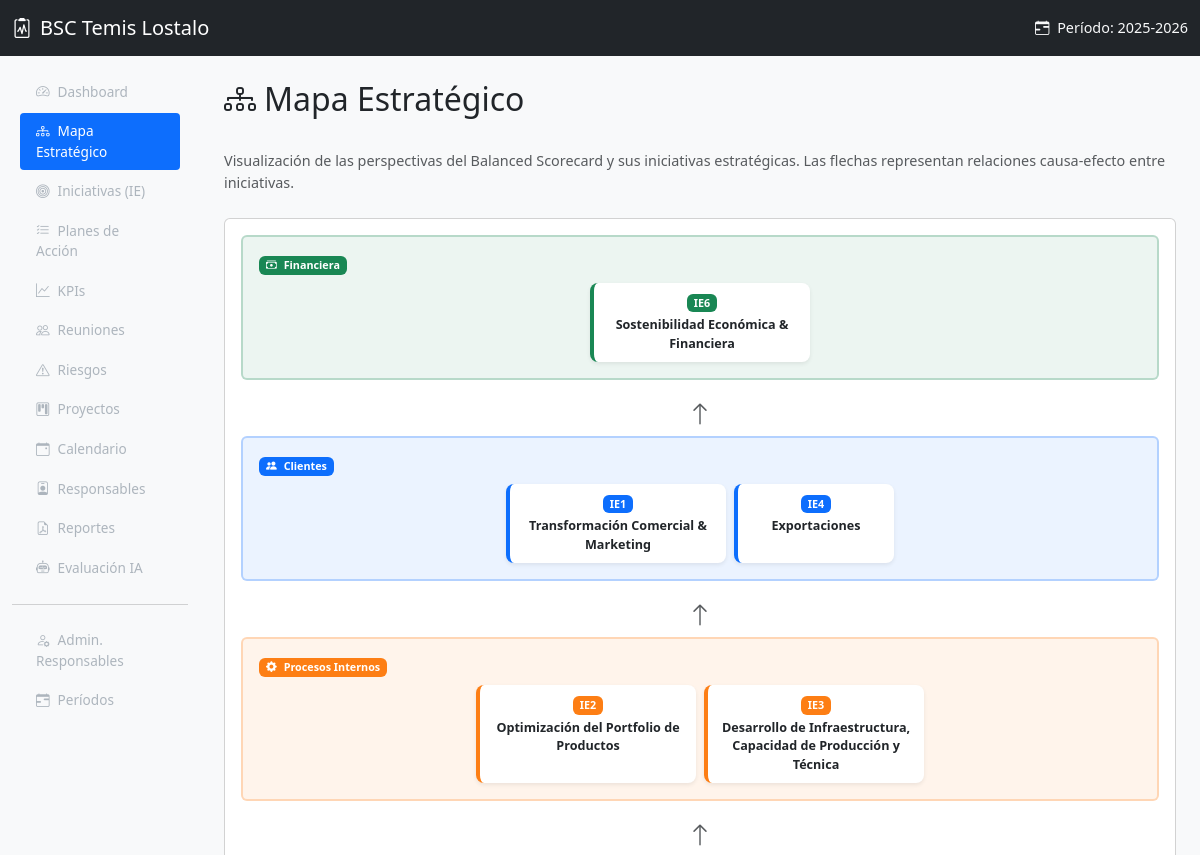
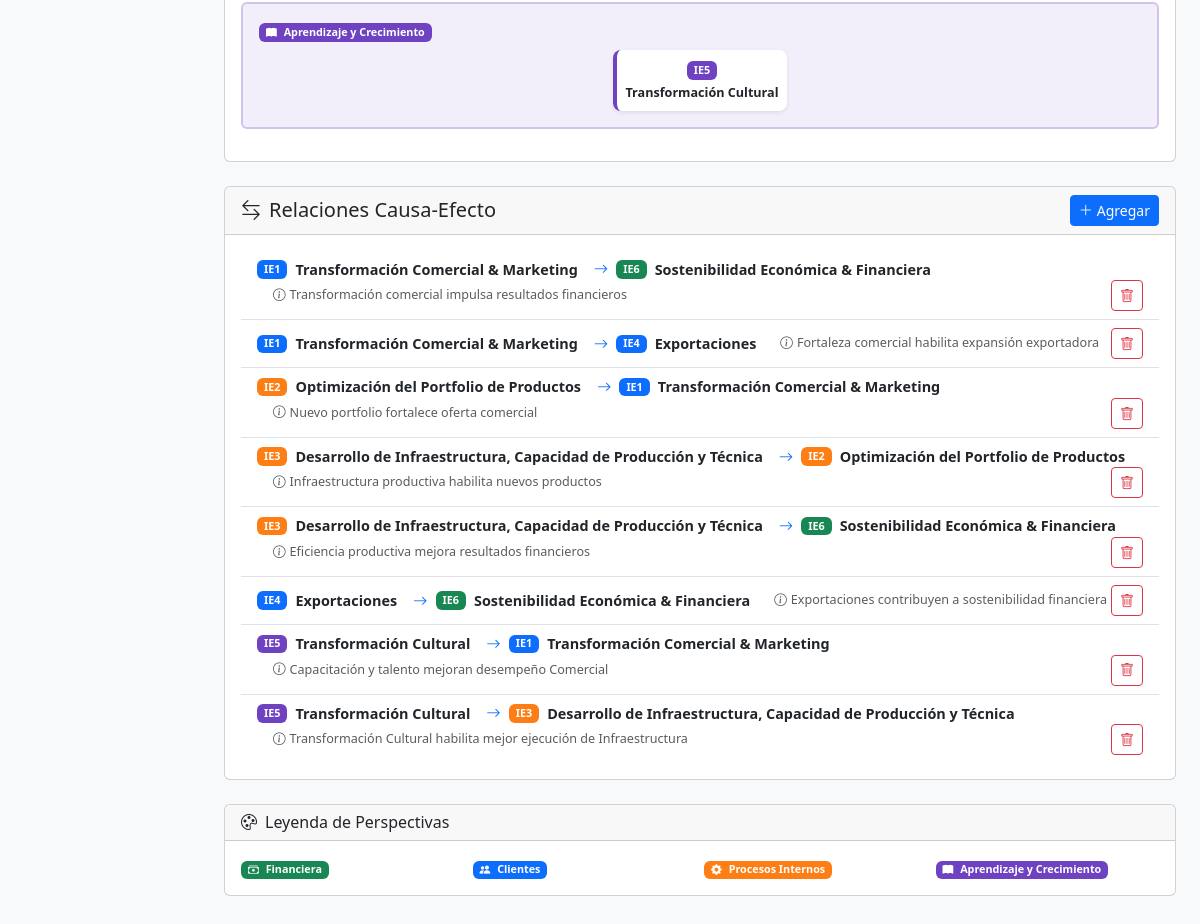
Page /index.php?page=mapa on the committed database (2 pictures, top to bottom).
### tables this page shows
CREATE TABLE periodos_estrategicos (
    id INT AUTO_INCREMENT PRIMARY KEY,
    nombre VARCHAR(100) NOT NULL,
    fecha_inicio DATE NOT NULL,
    fecha_fin DATE NOT NULL,
    activo TINYINT(1) DEFAULT 0,
    created_at TIMESTAMP DEFAULT CURRENT_TIMESTAMP
);

CREATE TABLE perspectivas (
    id INT AUTO_INCREMENT PRIMARY KEY,
    nombre VARCHAR(100) NOT NULL,
    color VARCHAR(7) NOT NULL DEFAULT '#0d6efd',
    icono VARCHAR(50) DEFAULT NULL,
    orden INT NOT NULL DEFAULT 0
);

CREATE TABLE iniciativas_estrategicas (
    id INT AUTO_INCREMENT PRIMARY KEY,
    perspectiva_id INT NOT NULL,
    periodo_id INT DEFAULT NULL,
    codigo VARCHAR(10) NOT NULL,
    nombre VARCHAR(200) NOT NULL,
    descripcion TEXT,
    orden INT NOT NULL DEFAULT 0,
    FOREIGN KEY (perspectiva_id) REFERENCES perspectivas(id) ON DELETE CASCADE,
    FOREIGN KEY (periodo_id) REFERENCES periodos_estrategicos(id) ON DELETE SET NULL
);

CREATE TABLE relaciones_causa_efecto (
    id INT AUTO_INCREMENT PRIMARY KEY,
    iniciativa_origen_id INT NOT NULL,
    iniciativa_destino_id INT NOT NULL,
    descripcion VARCHAR(200) DEFAULT NULL,
    FOREIGN KEY (iniciativa_origen_id) REFERENCES iniciativas_estrategicas(id) ON DELETE CASCADE,
    FOREIGN KEY (iniciativa_destino_id) REFERENCES iniciativas_estrategicas(id) ON DELETE CASCADE
);

### includes/functions.php (called while the page is built, shortened)
<?php
function sanitize($input) {
    return htmlspecialchars(trim($input), ENT_QUOTES, 'UTF-8');
}
function activeNav($page, $current) {
    return ($page === $current) ? 'active' : '';
}
function getPeriodoActivo($pdo) {
    $stmt = $pdo->query("SELECT * FROM periodos_estrategicos WHERE activo = 1 LIMIT 1");
    return $stmt->fetch();
}

### views/mapa/index.php (the view, shortened to what this page needs)
<?php
require_once __DIR__ . '/../../models/Iniciativa.php';
$perspectivas = $pdo->query("SELECT * FROM perspectivas ORDER BY orden ASC")->fetchAll();
$iniciativas = $pdo->query("
    SELECT ie.*, p.nombre AS perspectiva_nombre, p.color AS perspectiva_color
    FROM iniciativas_estrategicas ie
    JOIN perspectivas p ON ie.perspectiva_id = p.id
    ORDER BY ie.orden ASC
")->fetchAll();
$ieByPerspectiva = [];
foreach ($iniciativas as $ie) {
    $ieByPerspectiva[$ie['perspectiva_id']][] = $ie;
}
$ieById = [];
foreach ($iniciativas as $ie) {
    $ieById[$ie['id']] = $ie;
}
$relaciones = $pdo->query("
    SELECT r.*,
           io.codigo AS origen_codigo, io.nombre AS origen_nombre,
           id2.codigo AS destino_codigo, id2.nombre AS destino_nombre
    FROM relaciones_causa_efecto r
    JOIN iniciativas_estrategicas io ON r.iniciativa_origen_id = io.id
    JOIN iniciativas_estrategicas id2 ON r.iniciativa_destino_id = id2.id
    ORDER BY io.orden ASC
")->fetchAll();
require_once __DIR__ . '/../layout/header.php';
?>
<div class="d-flex justify-content-between align-items-center mb-4">
    <h2><i class="bi bi-diagram-3 me-2"></i>Mapa Estrat&eacute;gico</h2>
</div>
<p class="text-muted mb-4">
    Visualizaci&oacute;n de las perspectivas del Balanced Scorecard y sus iniciativas estrat&eacute;gicas.
    Las flechas representan relaciones causa-efecto entre iniciativas.
</p>
<div class="card mb-4">
    <div class="card-body p-3">
        <?php foreach ($perspectivas as $persp): ?>
            <?php $iesPersp = $ieByPerspectiva[$persp['id']] ?? []; ?>
            <div class="mb-3 p-3 rounded position-relative"
                 style="background-color: <?= sanitize($persp['color']) ?>15; border: 2px solid <?= sanitize($persp['color']) ?>40; min-height: 100px;">
                <div class="mb-2">
                    <span class="badge" style="background-color: <?= sanitize($persp['color']) ?>;">
                        <i class="bi <?= sanitize($persp['icono'] ?? 'bi-circle') ?> me-1"></i>
                        <?= sanitize($persp['nombre']) ?>
                    </span>
                </div>
                <div class="row g-2 justify-content-center">
                    <?php if (!empty($iesPersp)): ?>
                        <?php foreach ($iesPersp as $ie): ?>
                            <div class="col-auto">
                                <a href="<?= BASE_URL ?>index.php?page=iniciativas&action=detalle&id=<?= (int)$ie['id'] ?>"
                                   class="text-decoration-none">
                                    <div class="card border-0 shadow-sm rounded-3 h-100"
                                         style="border-left: 4px solid <?= sanitize($ie['perspectiva_color']) ?> !important; min-width: 160px; max-width: 220px;">
                                        <div class="card-body p-2 text-center">
                                            <span class="badge mb-1" style="background-color: <?= sanitize($ie['perspectiva_color']) ?>;">
                                                <?= sanitize($ie['codigo']) ?>
                                            </span>
                                            <div class="small fw-semibold text-dark"><?= sanitize($ie['nombre']) ?></div>
                                        </div>
                                    </div>
                                </a>
                            </div>
                        <?php endforeach; ?>
                    <?php else: ?>
                        <div class="col-12 text-center text-muted small py-2">
                            Sin iniciativas en esta perspectiva
                        </div>
                    <?php endif; ?>
                </div>
            </div>
            <?php
            $lastPersp = end($perspectivas);
            if ($persp['id'] !== $lastPersp['id']):
            ?>
                <div class="text-center my-1">
                    <i class="bi bi-arrow-up fs-4 text-muted"></i>
                </div>
            <?php endif; ?>
        <?php endforeach; ?>
    </div>
</div>
<div class="card mb-4">
    <div class="card-header d-flex justify-content-between align-items-center">
        <h5 class="mb-0"><i class="bi bi-arrow-left-right me-2"></i>Relaciones Causa-Efecto</h5>
        <button class="btn btn-sm btn-primary" data-bs-toggle="collapse" data-bs-target="#nuevaRelacion">
            <i class="bi bi-plus-lg me-1"></i>Agregar
        </button>
    </div>
    <div class="card-body">
        <?php if (!empty($relaciones)): ?>
            <div class="list-group list-group-flush">
                <?php foreach ($relaciones as $rel): ?>
                    <?php
                    $origenColor = $ieById[$rel['iniciativa_origen_id']]['perspectiva_color'] ?? '#6c757d';
                    $destinoColor = $ieById[$rel['iniciativa_destino_id']]['perspectiva_color'] ?? '#6c757d';
                    ?>
                    <div class="list-group-item d-flex align-items-center flex-wrap">
                        <span class="badge me-2" style="background-color: <?= sanitize($origenColor) ?>;">
                            <?= sanitize($rel['origen_codigo']) ?>
                        </span>
                        <span class="fw-semibold me-2"><?= sanitize($rel['origen_nombre']) ?></span>
                        <i class="bi bi-arrow-right text-primary mx-2"></i>
                        <span class="badge me-2" style="background-color: <?= sanitize($destinoColor) ?>;">
                            <?= sanitize($rel['destino_codigo']) ?>
                        </span>
                        <span class="fw-semibold me-2"><?= sanitize($rel['destino_nombre']) ?></span>
                        <?php if (!empty($rel['descripcion'])): ?>
                            <small class="text-muted ms-md-3 mt-1 mt-md-0">
                                <i class="bi bi-info-circle me-1"></i><?= sanitize($rel['descripcion']) ?>
                            </small>
                        <?php endif; ?>
                        <form method="POST" action="<?= BASE_URL ?>index.php?page=mapa&action=eliminar_relacion&id=<?= $rel['id'] ?>"
                              class="ms-auto" onsubmit="return confirm('¿Eliminar esta relación?');">
                            <button type="submit" class="btn btn-sm btn-outline-danger" title="Eliminar">
                                <i class="bi bi-trash"></i>
                            </button>
                        </form>
                    </div>
                <?php endforeach; ?>
            </div>
        <?php endif; ?>
    </div>
</div>
<div class="card mb-4">
    <div class="card-header">
        <h6 class="mb-0"><i class="bi bi-palette me-2"></i>Leyenda de Perspectivas</h6>
    </div>
    <div class="card-body">
        <div class="row g-2">
            <?php foreach ($perspectivas as $persp): ?>
                <div class="col-md-3 col-6">
                    <span class="badge me-1" style="background-color: <?= sanitize($persp['color']) ?>;">
                        <i class="bi <?= sanitize($persp['icono'] ?? 'bi-circle') ?> me-1"></i>
                        <?= sanitize($persp['nombre']) ?>
                    </span>
                </div>
            <?php endforeach; ?>
        </div>
    </div>
</div>
<?php require_once __DIR__ . '/../layout/footer.php'; ?>

### views/layout/header.php (shortened to what this page needs)
<!DOCTYPE html>
<html lang="es">
<head>
    <link href="https://cdn.jsdelivr.net/npm/bootstrap@5.3.3/dist/css/bootstrap.min.css" rel="stylesheet">
    <link href="https://cdn.jsdelivr.net/npm/bootstrap-icons@1.11.3/font/bootstrap-icons.min.css" rel="stylesheet">
    <link href="<?= BASE_URL ?>assets/css/style.css" rel="stylesheet">
</head>
<body>
    <nav class="navbar navbar-dark bg-dark fixed-top">
        <div class="container-fluid">
            <a class="navbar-brand d-flex align-items-center" href="<?= BASE_URL ?>">
                <i class="bi bi-clipboard2-pulse me-2"></i>
                BSC Temis Lostalo
            </a>
            <?php if ($periodoActivo): ?>
                <span class="navbar-text text-light">
                    <i class="bi bi-calendar-range me-1"></i>
                    Período: <?= sanitize($periodoActivo['nombre']) ?>
                </span>
            <?php endif; ?>
        </div>
    </nav>
    <div class="container-fluid">
        <div class="row">
            <nav id="sidebar" class="col-md-2 d-md-block sidebar offcanvas-md offcanvas-start">
                <div class="offcanvas-body position-sticky pt-3">
                    <ul class="nav flex-column">
                        <li class="nav-item">
                            <a class="nav-link <?= activeNav('dashboard', $page) ?>" href="<?= BASE_URL ?>index.php?page=dashboard">
                                <i class="bi bi-speedometer2 me-2"></i>Dashboard
                            </a>
                        </li>
                        <li class="nav-item">
                            <a class="nav-link <?= activeNav('mapa', $page) ?>" href="<?= BASE_URL ?>index.php?page=mapa">
                                <i class="bi bi-diagram-3 me-2"></i>Mapa Estratégico
                            </a>
                        </li>
                        <li class="nav-item">
                            <a class="nav-link <?= activeNav('iniciativas', $page) ?>" href="<?= BASE_URL ?>index.php?page=iniciativas">
                                <i class="bi bi-bullseye me-2"></i>Iniciativas (IE)
                            </a>
                        </li>
                        <li class="nav-item">
                            <a class="nav-link <?= activeNav('planes', $page) ?>" href="<?= BASE_URL ?>index.php?page=planes">
                                <i class="bi bi-list-check me-2"></i>Planes de Acción
                            </a>
                        </li>
                        <li class="nav-item">
                            <a class="nav-link <?= activeNav('kpis', $page) ?>" href="<?= BASE_URL ?>index.php?page=kpis">
                                <i class="bi bi-graph-up me-2"></i>KPIs
                            </a>
                        </li>
                        <li class="nav-item">
                            <a class="nav-link <?= activeNav('reuniones', $page) ?>" href="<?= BASE_URL ?>index.php?page=reuniones">
                                <i class="bi bi-people me-2"></i>Reuniones
                            </a>
                        </li>
                        <li class="nav-item">
                            <a class="nav-link <?= activeNav('riesgos', $page) ?>" href="<?= BASE_URL ?>index.php?page=riesgos">
                                <i class="bi bi-exclamation-triangle me-2"></i>Riesgos
                            </a>
                        </li>
                        <li class="nav-item">
                            <a class="nav-link <?= activeNav('proyectos', $page) ?>" href="<?= BASE_URL ?>index.php?page=proyectos">
                                <i class="bi bi-kanban me-2"></i>Proyectos
                            </a>
                        </li>
                        <li class="nav-item">
                            <a class="nav-link <?= activeNav('calendario', $page) ?>" href="<?= BASE_URL ?>index.php?page=calendario">
                                <i class="bi bi-calendar-event me-2"></i>Calendario
                            </a>
                        </li>
                        <li class="nav-item">
                            <a class="nav-link <?= activeNav('responsables', $page) ?>" href="<?= BASE_URL ?>index.php?page=responsables">
                                <i class="bi bi-person-badge me-2"></i>Responsables
                            </a>
                        </li>
                        <li class="nav-item">
                            <a class="nav-link <?= activeNav('reportes', $page) ?>" href="<?= BASE_URL ?>index.php?page=reportes">
                                <i class="bi bi-file-earmark-pdf me-2"></i>Reportes
                            </a>
                        </li>
                        <li class="nav-item">
                            <a class="nav-link <?= activeNav('evaluacion', $page) ?>" href="<?= BASE_URL ?>index.php?page=evaluacion">
                                <i class="bi bi-robot me-2"></i>Evaluación IA
                            </a>
                        </li>
                        <hr class="text-muted">
                        <li class="nav-item">
                            <a class="nav-link <?= activeNav('admin_responsables', $page) ?>" href="<?= BASE_URL ?>index.php?page=admin_responsables">
                                <i class="bi bi-person-gear me-2"></i>Admin. Responsables
                            </a>
                        </li>
                        <li class="nav-item">
                            <a class="nav-link <?= activeNav('periodos', $page) ?>" href="<?= BASE_URL ?>index.php?page=periodos">
                                <i class="bi bi-calendar-range me-2"></i>Períodos
                            </a>
                        </li>
                    </ul>
                </div>
            </nav>
            <main class="col-md-10 ms-sm-auto px-md-4 main-content">

### assets/css/style.css (style rules this page uses)
body { font-size: 0.9rem; background-color: #f8f9fa; }
.main-content { margin-top: 56px; padding-top: 1.5rem; padding-bottom: 2rem; }
.sidebar { background-color: #212529; min-height: calc(100vh - 56px); margin-top: 56px; padding-top: 0; }
.sidebar .nav-link { color: #adb5bd; padding: 0.5rem 1rem; border-radius: 0.25rem; margin: 0.1rem 0.5rem; font-size: 0.85rem; }
.sidebar .nav-link.active { color: #fff; background-color: #0d6efd; }
.sidebar .nav-link i { width: 20px; text-align: center; }

### rows in the picture
periodos_estrategicos: nombre "2025-2026"
perspectivas: nombre "Financiera"
iniciativas_estrategicas: codigo "IE6", nombre "Sostenibilidad Económica & Financiera"
perspectivas: nombre "Clientes"
iniciativas_estrategicas: codigo "IE1", nombre "Transformación Comercial & Marketing"
iniciativas_estrategicas: codigo "IE4", nombre "Exportaciones"
perspectivas: nombre "Procesos Internos"
iniciativas_estrategicas: codigo "IE2", nombre "Optimización del Portfolio de Productos"
iniciativas_estrategicas: codigo "IE3", nombre "Desarrollo de Infraestructura, Capacidad de Producción y Técnica"
perspectivas: nombre "Aprendizaje y Crecimiento"
iniciativas_estrategicas: codigo "IE5", nombre "Transformación Cultural"
relaciones_causa_efecto: iniciativa_origen.codigo "IE1", iniciativa_origen.nombre "Transformación Comercial & Marketing", iniciativa_destino.codigo "IE6", iniciativa_destino.nombre "Sostenibilidad Económica & Financiera", descripcion "Transformación comercial impulsa resultados financieros"
relaciones_causa_efecto: iniciativa_origen.codigo "IE1", iniciativa_origen.nombre "Transformación Comercial & Marketing", iniciativa_destino.codigo "IE4", iniciativa_destino.nombre "Exportaciones", descripcion "Fortaleza comercial habilita expansión exportadora"
relaciones_causa_efecto: iniciativa_origen.codigo "IE2", iniciativa_origen.nombre "Optimización del Portfolio de Productos", iniciativa_destino.codigo "IE1", iniciativa_destino.nombre "Transformación Comercial & Marketing", descripcion "Nuevo portfolio fortalece oferta comercial"
relaciones_causa_efecto: iniciativa_origen.codigo "IE3", iniciativa_origen.nombre "Desarrollo de Infraestructura, Capacidad de Producción y Técnica", iniciativa_destino.codigo "IE2", iniciativa_destino.nombre "Optimización del Portfolio de Productos", descripcion "Infraestructura productiva habilita nuevos productos"
relaciones_causa_efecto: iniciativa_origen.codigo "IE3", iniciativa_origen.nombre "Desarrollo de Infraestructura, Capacidad de Producción y Técnica", iniciativa_destino.codigo "IE6", iniciativa_destino.nombre "Sostenibilidad Económica & Financiera", descripcion "Eficiencia productiva mejora resultados financieros"
relaciones_causa_efecto: iniciativa_origen.codigo "IE4", iniciativa_origen.nombre "Exportaciones", iniciativa_destino.codigo "IE6", iniciativa_destino.nombre "Sostenibilidad Económica & Financiera", descripcion "Exportaciones contribuyen a sostenibilidad financiera"
relaciones_causa_efecto: iniciativa_origen.codigo "IE5", iniciativa_origen.nombre "Transformación Cultural", iniciativa_destino.codigo "IE1", iniciativa_destino.nombre "Transformación Comercial & Marketing", descripcion "Capacitación y talento mejoran desempeño Comercial"
relaciones_causa_efecto: iniciativa_origen.codigo "IE5", iniciativa_origen.nombre "Transformación Cultural", iniciativa_destino.codigo "IE3", iniciativa_destino.nombre "Desarrollo de Infraestructura, Capacidad de Producción y Técnica", descripcion "Transformación Cultural habilita mejor ejecución de Infraestructura"
